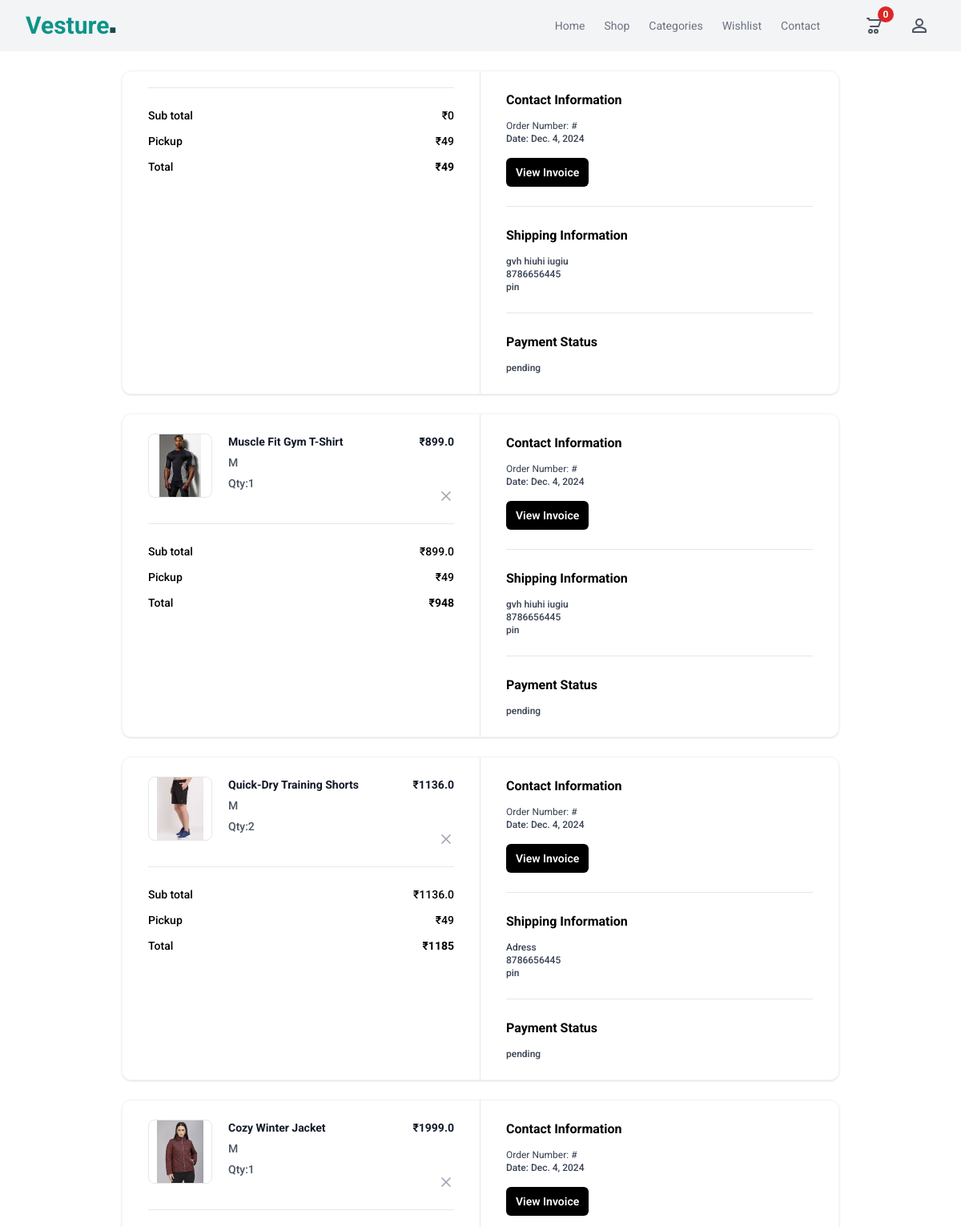
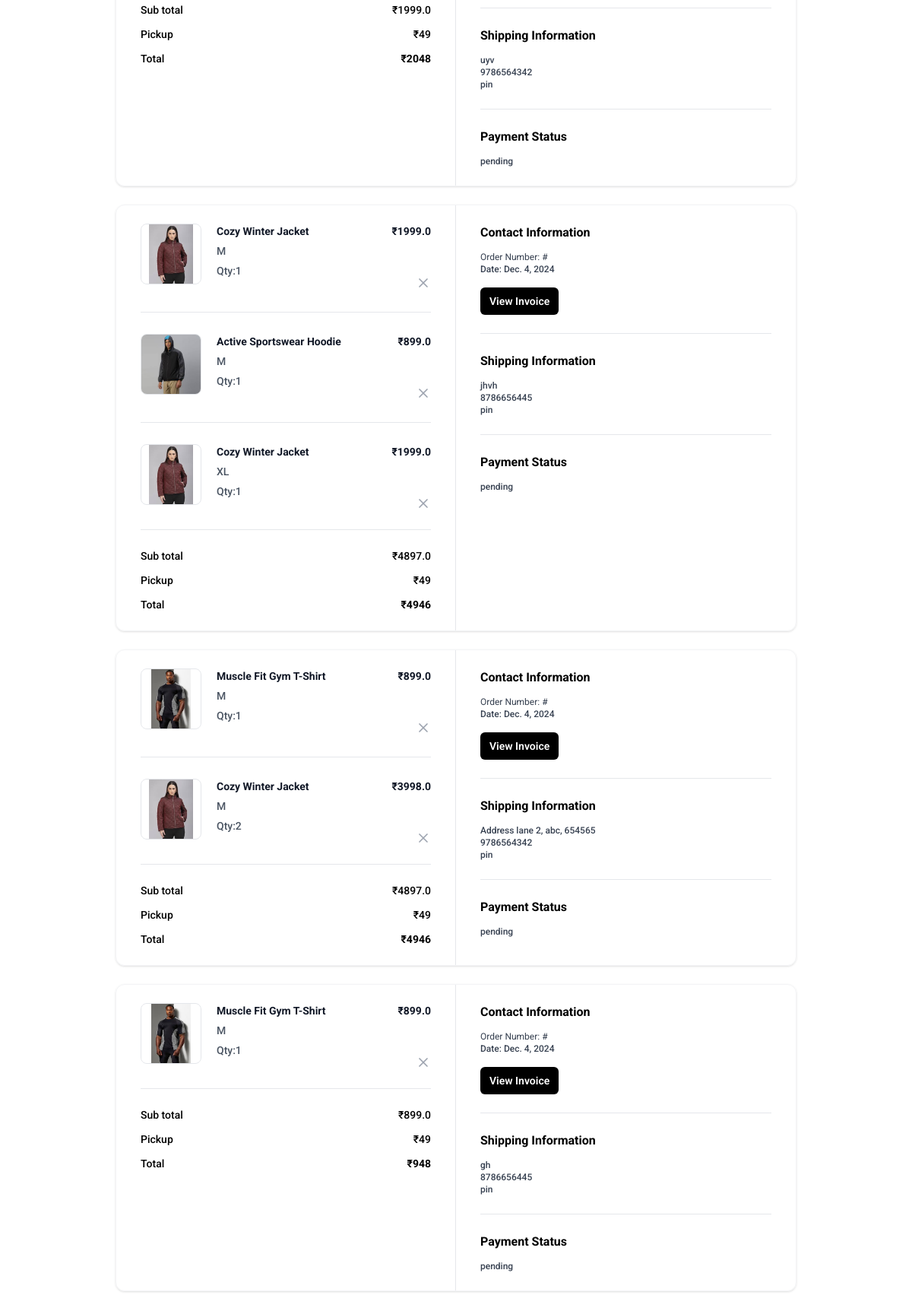
Page /order/summary/ (signed in, upper part) on the committed database (2 pictures, top to bottom).
### store/models.py (models this page shows, shortened)
class BaseModel(models.Model):
    created_date=models.DateTimeField(auto_now_add=True)
    updated_date=models.DateTimeField(auto_now=True)
    is_active=models.BooleanField(default=True)

class Order(BaseModel):
    customer=models.ForeignKey(User, on_delete=models.CASCADE, related_name="orders")
    address=models.TextField(null=False, blank=False)
    phone=models.CharField(max_length=20, null=False, blank=False)
    PAYMENT_OPTIONS=(
        ("COD","COD"),
        ("ONLINE","ONLINE")
    )
    payment_method=models.CharField(max_length=15, choices=PAYMENT_OPTIONS, default="COD")
    rzp_order_id=models.CharField(max_length=100, null=True)
    is_paid=models.BooleanField(default=False)
    @property
    def order_total_price(self):
        total = sum([oi.item_total_price for oi in self.orderitems.all()])
        return total

class BaseModel(models.Model):
    created_date=models.DateTimeField(auto_now_add=True)
    updated_date=models.DateTimeField(auto_now=True)
    is_active=models.BooleanField(default=True)

class OrderItem(BaseModel):
    order_object=models.ForeignKey(Order,on_delete=models.CASCADE, related_name="orderitems")
    product_object=models.ForeignKey(Product, on_delete=models.CASCADE)
    quantity=models.PositiveIntegerField(default=1)
    size_object=models.ForeignKey(Size, on_delete=models.CASCADE)
    price=models.FloatField()
    @property
    def item_total_price(self):
        return self.quantity * self.price

class Product(BaseModel):
    title=models.CharField(max_length=200)
    description=models.TextField()
    price=models.PositiveIntegerField()
    picture=models.ImageField(upload_to="product_images", null=True, blank=True)
    brand_object=models.ForeignKey(Brand, on_delete=models.CASCADE)
    category_object=models.ForeignKey(Category, on_delete=models.CASCADE)
    size_objects=models.ManyToManyField(Size)
    tag_objects=models.ManyToManyField(Tag)
    color=models.CharField(max_length=200)

class Size(BaseModel):
    name=models.CharField(max_length=200)
    def __str__(self):
        return self.name

### store/views.py (the view)
# urls.py: path('order/summary/', views.OrderSummaryView.as_view(), name='order-summary'),
class OrderSummaryView(View):
    template_name = 'order_summary.html'
    def get(self, request, *args, **kwargs):
        qs = reversed(request.user.orders.all())
        return render(request, self.template_name, {'orders': qs})

### store/context_processors.py (called while the page is built)
def cart_count_context(request):
    count = 0
    if request.user.is_authenticated:
        count = request.user.cart.cart_item.filter(is_order_placed=False).count()
    return {'item_count': count}

### store/templates/order_summary.html (shortened to what this page needs)
{%extends 'base.html'%}
{%block main%}
{%for o in orders%}
<div class="mx-auto my-4 max-w-4xl md:my-6">
    <div class="overflow-hidden rounded-xl border border-gray-100 shadow">
      <div class="grid grid-cols-1 md:grid-cols-2">
        <div class="px-5 py-6 md:border-r md:border-r-gray-200 md:px-8">
          <div class="flow-root">
            <ul class="-my-7 divide-y divide-gray-200">
              {%for oi in o.orderitems.all%}
              <li class="flex items-stretch justify-between space-x-5 py-7">
                <div class="flex flex-1 items-stretch">
                  <div class="flex-shrink-0">
                  {%if oi.product_object.picture%}
                  <img
                  class="h-20 w-20 rounded-lg border border-gray-200 object-contain"
                  src="{{oi.product_object.picture.url}}"
                  alt="https://static.nike.com/a/images/c_limit,w_592,f_auto/t_product_v1/54a510de-a406-41b2-8d62-7f8c587c9a7e/air-force-1-07-lv8-shoes-9KwrSk.png"
                />
                  {%else%}
                  <img
                  class="h-20 w-20 rounded-lg border border-gray-200 object-contain"
                  src="https://static.nike.com/a/images/c_limit,w_592,f_auto/t_product_v1/54a510de-a406-41b2-8d62-7f8c587c9a7e/air-force-1-07-lv8-shoes-9KwrSk.png"
                />
                  {%endif%}
                  </div>
                  <div class="ml-5 flex flex-col justify-between">
                    <div class="flex-1">
                      <p class="text-sm font-bold text-gray-900">
                       {{oi.product_object.title}}
                      </p>
                      <p class="mt-1.5 text-sm font-medium text-gray-600">
                       {{oi.size_object}}
                      </p>
                      <p class="mt-1.5 text-sm font-medium text-gray-600">
                       Qty:{{oi.quantity}}
                       </p>
                    </div>
                  </div>
                </div>
                <div class="ml-auto flex flex-col items-end justify-between">
                  <p class="text-right text-sm font-bold text-gray-900">
                    ₹{{oi.item_total_price}}
                  </p>
                  <button
                    type="button"
                    class="-m-2 inline-flex rounded p-2 text-gray-400 transition-all duration-200 hover:text-gray-900 focus:outline-none focus:ring-2 focus:ring-gray-900 focus:ring-offset-2"
                  >
                    <svg
                      xmlns="http://www.w3.org/2000/svg"
                      width="24"
                      height="24"
                      viewBox="0 0 24 24"
                      fill="none"
                      stroke="currentColor"
                      stroke-width="2"
                      stroke-linecap="round"
                      stroke-linejoin="round"
                      class="h-5 w-5"
                    >
                      <line x1="18" y1="6" x2="6" y2="18"></line>
                      <line x1="6" y1="6" x2="18" y2="18"></line>
                    </svg>
                  </button>
                </div>
              </li>
              {%endfor%}
            </ul>
            <hr class="mt-6 border-gray-200" />
            <ul class="mt-6 space-y-3">
              <li class="flex items-center justify-between">
                <p class="text-sm font-medium">Sub total</p>
                <p class="text-sm font-medium">₹{{o.order_total_price}}</p>
              </li>
              <li class="flex items-center justify-between">
                <p class="text-sm font-medium">Pickup</p>
                <p class="text-sm font-medium">₹49</p>
              </li>
              <li class="flex items-center justify-between">
                <p class="text-sm font-medium ">Total</p>
                <p class="text-sm font-bold ">₹{{o.order_total_price | add:49}}</p>
              </li>
            </ul>
          </div>
        </div>
        <div class="px-5 py-6 md:px-8">
          <div class="flow-root">
            <div class="-my-6 divide-y divide-gray-200">
              <div class="py-6">
                <h2 class="text-base font-bold text-black">
                  Contact Information
                </h2>
                <p class="fontmedium mt-3 text-xs text-gray-700">
                  Order Number: #{{o.order_id}}
                </p>
                <p class="text-xs font-medium text-gray-700">
                  Date: {{o.created_date|date}}
                </p>
                <button
                  type="button"
                  class="mt-4 rounded-md bg-black px-3 py-2 text-sm font-semibold text-white shadow-sm hover:bg-black/80 focus-visible:outline focus-visible:outline-2 focus-visible:outline-offset-2 focus-visible:outline-black"
                >
                  View Invoice
                </button>
              </div>
              <div class="py-6">
                <h2 class="mb-2 text-base font-bold text-black">
                  Shipping Information
                </h2>
                <p class="mt-3 text-xs font-medium text-gray-700">{{o.address}}</p>
                <p class="text-xs font-medium text-gray-700">
                    {{o.phone}}
                </p>
                <p class="text-xs font-medium text-gray-700">pin</p>
              </div>
              <div class="py-6">
                <h2 class="text-base font-bold text-black">
                  Payment Status
                </h2>
                <p class="mt-3 text-xs font-medium text-gray-700">
                  {%if o.is_paid%}
                    completed
                  {%else%}
                    pending
                  {%endif%}
                </p>
              </div>
            </div>
          </div>
        </div>
      </div>
    </div>
  </div>
{%endfor%}
{%endblock%}

### store/templates/base.html (style rules this page uses)
* { font-family: "Roboto", serif; }

### rows in the picture
Order: order_total_price "0", order_total_price|add "49", created_date "Dec. 4, 2024", address "gvh hiuhi iugiu", phone "8786656445", is_paid "pending"
Order: order_total_price "899.0", order_total_price|add "948", created_date "Dec. 4, 2024", address "gvh hiuhi iugiu", phone "8786656445", is_paid "pending"
OrderItem: product_object.picture (picture), product_object "Muscle Fit Gym T-Shirt", size_object "M", quantity "1", item_total_price "899.0"
Order: order_total_price "1136.0", order_total_price|add "1185", created_date "Dec. 4, 2024", address "Adress", phone "8786656445", is_paid "pending"
OrderItem: product_object.picture (picture), product_object "Quick-Dry Training Shorts", size_object "M", quantity "2", item_total_price "1136.0"
Order: order_total_price "1999.0", order_total_price|add "2048", created_date "Dec. 4, 2024", address "uyv", phone "9786564342", is_paid "pending"
OrderItem: product_object.picture (picture), product_object "Cozy Winter Jacket", size_object "M", quantity "1", item_total_price "1999.0"
Order: order_total_price "4897.0", order_total_price|add "4946", created_date "Dec. 4, 2024", address "jhvh", phone "8786656445", is_paid "pending"
OrderItem: product_object.picture (picture), product_object "Cozy Winter Jacket", size_object "M", quantity "1", item_total_price "1999.0"
OrderItem: product_object.picture (picture), product_object "Active Sportswear Hoodie", size_object "M", quantity "1", item_total_price "899.0"
OrderItem: product_object.picture (picture), product_object "Cozy Winter Jacket", size_object "XL", quantity "1", item_total_price "1999.0"
Order: order_total_price "4897.0", order_total_price|add "4946", created_date "Dec. 4, 2024", address "Address lane 2, abc, 654565", phone "9786564342", is_paid "pending"
OrderItem: product_object.picture (picture), product_object "Muscle Fit Gym T-Shirt", size_object "M", quantity "1", item_total_price "899.0"
OrderItem: product_object.picture (picture), product_object "Cozy Winter Jacket", size_object "M", quantity "2", item_total_price "3998.0"
Order: order_total_price "899.0", order_total_price|add "948", created_date "Dec. 4, 2024", address "gh", phone "8786656445", is_paid "pending"
OrderItem: product_object.picture (picture), product_object "Muscle Fit Gym T-Shirt", size_object "M", quantity "1", item_total_price "899.0"

### other values in the picture
{{ item_count }} "0"
